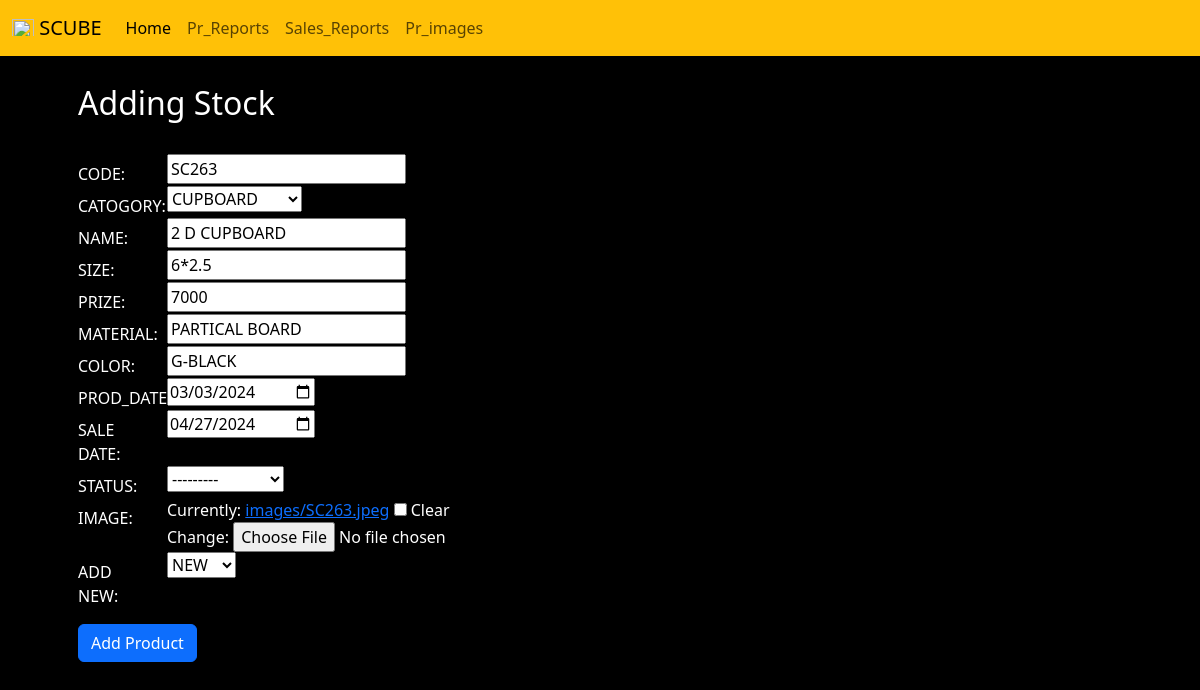
The page /edit/192/ (signed in) on the database as committed earlier.
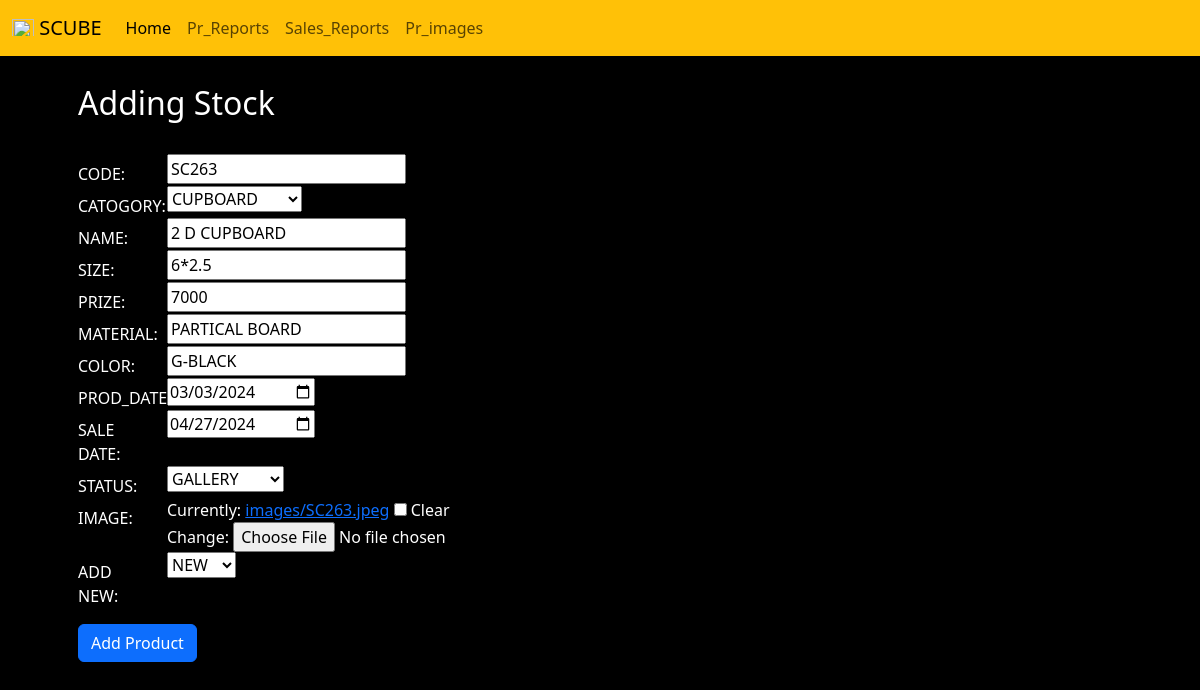
The same page on the database as committed later.
### manager/models.py (models this page shows, shortened)
class Scube_ss(models.Model):
    code = models.CharField(max_length=50, null=True)
    Catogory = models.CharField(choices=Catogory_choice, max_length=50, null=True)
    name = models.CharField(max_length=50, null=True)
    size = models.CharField(max_length=50, null=True, blank=True)
    prize = models.IntegerField(null=True, blank=True)
    material = models.CharField(max_length=50, null=True)
    color = models.CharField(max_length=50, null=True, blank=True)
    pr_date = models.DateField(null=True)
    sl_date = models.DateField(null=True, blank=True)
    status = models.CharField(choices=status_choice, max_length=50, null=True)
    image = models.ImageField(upload_to='images/', blank=True)
    new_pr = models.CharField(choices=new_choice, max_length=50, null=True, blank=True)
    GALLERY_STATUS_CHOICES = [
        ('PENDING', 'PENDING'),
        ('SHOW', 'SHOW'),
        ('UNSHOW', 'UNSHOW'),
    ]
    gallery_status = models.CharField(max_length=20, choices=GALLERY_STATUS_CHOICES, default='PENDING')
    sort_order = models.IntegerField(default=0)

### manager/views.py (the view)
# urls.py: path('edit/<pk>/', views.edit, name='edit'),
@user_passes_test(is_admin)
def edit(request, pk):
    instance_edit = Scube_ss.objects.get(pk=pk)
    if request.method == 'POST':
        frm = PrForm(request.POST, request.FILES, instance=instance_edit)
        if frm.is_valid():
            instance_edit.save()
            return redirect('home')
    else:
       frm = PrForm(instance=instance_edit)
    return render(request, 'create.html', {'frm': frm})

### manager/forms.py
class PrForm(forms.ModelForm):
    pr_date = forms.DateField(widget=forms.DateInput(attrs={'type': 'date'}))
    sl_date = forms.DateField(widget=forms.DateInput(attrs={'type': 'date'}), required=False)
    class Meta:
        model = Scube_ss
        fields = ['code', 'Catogory', 'name', 'size', 'prize', 'material', 'color', 'pr_date', 'sl_date', 'status', 'image', 'new_pr']
        labels = {
            'code': 'Custom Label for Field 1',
            'Catogory': 'Custom Label for Field 2',
            'name': 'Custom Label for Field 3',
            'size': 'Custom Label for Field 4',
            'prize': 'Custom Label for Field 5',
            'material': 'Custom Label for Field 6',
            'color': 'Custom Label for Field 7',
            'pr_date': 'Custom Label for Field 8',
            'sl_date': 'Custom Label for Field 9',
            'status': 'Custom Label for Field 10',
            'image': 'Custom Label for Field 11',
            'new_pr': 'Custom Label for Field 12',
        }

### manager/views.py (called while the page is built)
def is_admin(user):
    return user.is_authenticated and user.is_superuser

### manager/templates/create.html (shortened to what the changed rows need)
{% extends 'blank_layout.html' %}
{% load static %}
{% block content %}
<div class="container">
    <div class="row">
        <div class="form-group  ">
            <form class="pt-1 px-4" action="" method="post" enctype="multipart/form-data" style="color:white;">
                <div class="container">
                    <div class="row pt-3">
                        <h2 class="text-white pb-4">Adding Stock</h2>
                        <div class="col-8 col-md-11">
                            {{ frm.code }}
                        </div>
                        <div class="col-8 col-md-11">
                            {{ frm.Catogory}}
                        </div>
                        <div class="col-8 col-md-11">
                            {{ frm.name}}
                        </div>
                        <div class="col-8 col-md-11">
                            {{ frm.size }}
                        </div>
                        <div class="col-8 col-md-11">
                            {{ frm.prize }}
                        </div>
                        <div class="col-8 col-md-11">
                            {{ frm.material }}
                        </div>
                        <div class="col-8 col-md-11">
                            {{ frm.color }}
                        </div>
                        <div class="col-8 col-md-11">
                            {{ frm.pr_date }}
                        </div>
                        <div class="col-8 col-md-11">
                            {{ frm.sl_date }}
                        </div>
                        <div class="col-8 col-md-11">
                            {{ frm.status }}
                        </div>
                        <div class="col-8 col-md-11">
                            {{ frm.image }}
                        </div>
                        <div class="col-8 col-md-11">
                            {{ frm.new_pr}}
                        </div>
                    </div>
                </div>
            </form>
        </div>
    </div>
</div>
{% endblock %}

Rows that differ between the two databases and show on the page:
changed Scube_ss "SC263": status "---------" → "GALLERY"
